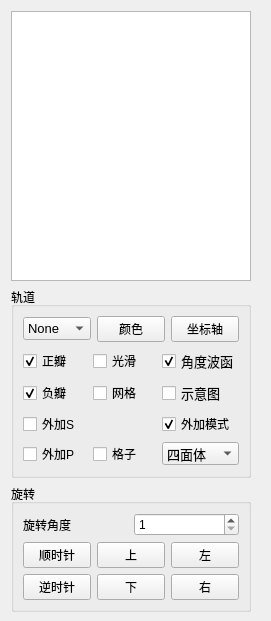
       <widget class="QWidget" name="tab_2">
        <attribute name="title">
         <string>杂化轨道</string>
        </attribute>
        <widget class="QWidget" name="layoutWidget">
         <property name="geometry">
          <rect>
           <x>1</x>
           <y>11</y>
           <width>261</width>
           <height>601</height>
          </rect>
         </property>
         <layout class="QGridLayout" name="gridLayout_11">
          <item row="0" column="0">
           <widget class="OBTree" name="treeWidget_HBAO">
            <property name="sizePolicy">
             <sizepolicy hsizetype="Fixed" vsizetype="Expanding">
              <horstretch>0</horstretch>
              <verstretch>0</verstretch>
             </sizepolicy>
            </property>
            <property name="maximumSize">
             <size>
              <width>240</width>
              <height>16777215</height>
             </size>
            </property>
            <attribute name="headerVisible">
             <bool>false</bool>
            </attribute>
            <column>
             <property name="text">
              <string notr="true">1</string>
             </property>
            </column>
           </widget>
          </item>
          <item row="1" column="0">
           <widget class="QGroupBox" name="groupBox_9">
            <property name="sizePolicy">
             <sizepolicy hsizetype="Preferred" vsizetype="Preferred">
              <horstretch>0</horstretch>
              <verstretch>0</verstretch>
             </sizepolicy>
            </property>
            <property name="maximumSize">
             <size>
              <width>240</width>
              <height>16777215</height>
             </size>
            </property>
            <property name="title">
             <string>轨道</string>
            </property>
            <layout class="QGridLayout" name="gridLayout_16">
             <item row="1" column="0">
              <layout class="QGridLayout" name="gridLayout_17">
               <item row="1" column="0">
                <widget class="QCheckBox" name="checkBox_negLobe">
                 <property name="text">
                  <string>负瓣</string>
                 </property>
                 <property name="checked">
                  <bool>true</bool>
                 </property>
                </widget>
               </item>
               <item row="0" column="1">
                <widget class="QCheckBox" name="checkBox_HOB_smooth">
                 <property name="text">
                  <string>光滑</string>
                 </property>
                </widget>
               </item>
               <item row="1" column="1">
                <widget class="QCheckBox" name="checkBox_HOB_mesh">
                 <property name="text">
                  <string>网格</string>
                 </property>
                </widget>
               </item>
               <item row="0" column="0">
                <widget class="QCheckBox" name="checkBox_posLobe">
                 <property name="text">
                  <string>正瓣</string>
                 </property>
                 <property name="checked">
                  <bool>true</bool>
                 </property>
                </widget>
               </item>
               <item row="2" column="0">
                <widget class="QCheckBox" name="checkBox_Box_ExtraS">
                 <property name="text">
                  <string>外加S</string>
                 </property>
                </widget>
               </item>
               <item row="2" column="3">
                <widget class="QCheckBox" name="checkBox_Box_ExtraMesh">
                 <property name="text">
                  <string>外加模式</string>
                 </property>
                 <property name="checked">
                  <bool>true</bool>
                 </property>
                </widget>
               </item>
               <item row="3" column="1">
                <widget class="QCheckBox" name="checkBox_OutLine">
                 <property name="text">
                  <string>格子</string>
                 </property>
                </widget>
               </item>
               <item row="3" column="3">
                <widget class="QComboBox" name="comboBox_BoxType">
                 <property name="minimumSize">
                  <size>
                   <width>0</width>
                   <height>20</height>
                  </size>
                 </property>
                 <property name="font">
                  <font>
                   <pointsize>10</pointsize>
                  </font>
                 </property>
                 <item>
                  <property name="text">
                   <string>四面体</string>
                  </property>
                 </item>
                 <item>
                  <property name="text">
                   <string>立方体</string>
                  </property>
                 </item>
                 <item>
                  <property name="text">
                   <string>八面体</string>
                  </property>
                 </item>
                 <item>
                  <property name="text">
                   <string>四边形</string>
                  </property>
                 </item>
                </widget>
               </item>
               <item row="0" column="3">
                <widget class="QCheckBox" name="checkBox_HOB_angular">
                 <property name="font">
                  <font>
                   <pointsize>10</pointsize>
                  </font>
                 </property>
                 <property name="text">
                  <string>角度波函</string>
                 </property>
                 <property name="checked">
                  <bool>true</bool>
                 </property>
                </widget>
               </item>
               <item row="1" column="3">
                <widget class="QCheckBox" name="checkBox_HOB_sketch">
                 <property name="font">
                  <font>
                   <pointsize>10</pointsize>
                  </font>
                 </property>
                 <property name="text">
                  <string>示意图</string>
                 </property>
                </widget>
               </item>
               <item row="3" column="0">
                <widget class="QCheckBox" name="checkBox_Box_ExtraP">
                 <property name="text">
                  <string>外加P</string>
                 </property>
                </widget>
               </item>
              </layout>
             </item>
             <item row="0" column="0">
              <layout class="QHBoxLayout" name="horizontalLayout">
               <item>
                <widget class="QComboBox" name="comboBox_HybridizedOrbital">
                 <property name="minimumSize">
                  <size>
                   <width>0</width>
                   <height>20</height>
                  </size>
                 </property>
                 <property name="font">
                  <font>
                   <pointsize>10</pointsize>
                  </font>
                 </property>
                 <item>
                  <property name="text">
                   <string>None</string>
                  </property>
                 </item>
                 <item>
                  <property name="text">
                   <string>SP</string>
                  </property>
                 </item>
                 <item>
                  <property name="text">
                   <string>SP2</string>
                  </property>
                 </item>
                 <item>
                  <property name="text">
                   <string>SP3</string>
                  </property>
                 </item>
                 <item>
                  <property name="text">
                   <string>D2SP</string>
                  </property>
                 </item>
                 <item>
                  <property name="text">
                   <string>DSP3</string>
                  </property>
                 </item>
                 <item>
                  <property name="text">
                   <string>D2SP3</string>
                  </property>
                 </item>
                 <item>
                  <property name="text">
                   <string>S</string>
                  </property>
                 </item>
                 <item>
                  <property name="text">
                   <string>Px</string>
                  </property>
                 </item>
                 <item>
                  <property name="text">
                   <string>Py</string>
                  </property>
                 </item>
                 <item>
                  <property name="text">
                   <string>Pz</string>
                  </property>
                 </item>
                 <item>
                  <property name="text">
                   <string>Dxy</string>
                  </property>
                 </item>
                 <item>
                  <property name="text">
                   <string>Dyz</string>
                  </property>
                 </item>
                 <item>
                  <property name="text">
                   <string>Dxz</string>
                  </property>
                 </item>
                 <item>
                  <property name="text">
                   <string>Dx2-y2</string>
                  </property>
                 </item>
                 <item>
                  <property name="text">
                   <string>Dz2</string>
                  </property>
                 </item>
                </widget>
               </item>
               <item>
                <widget class="QPushButton" name="pushButton_HOB_color">
                 <property name="text">
                  <string>颜色</string>
                 </property>
                </widget>
               </item>
               <item>
                <widget class="QPushButton" name="pushButton_HOB_Axis">
                 <property name="text">
                  <string>坐标轴</string>
                 </property>
                </widget>
               </item>
              </layout>
             </item>
            </layout>
           </widget>
          </item>
          <item row="2" column="0">
           <widget class="QGroupBox" name="groupBox_5">
            <property name="sizePolicy">
             <sizepolicy hsizetype="Preferred" vsizetype="Preferred">
              <horstretch>0</horstretch>
              <verstretch>0</verstretch>
             </sizepolicy>
            </property>
            <property name="maximumSize">
             <size>
              <width>240</width>
              <height>16777215</height>
             </size>
            </property>
            <property name="title">
             <string>旋转</string>
            </property>
            <layout class="QGridLayout" name="gridLayout_12">
             <item row="0" column="0">
              <layout class="QVBoxLayout" name="verticalLayout_3">
               <item>
                <layout class="QHBoxLayout" name="horizontalLayout_6">
                 <item>
                  <widget class="QLabel" name="label">
                   <property name="text">
                    <string>旋转角度</string>
                   </property>
                  </widget>
                 </item>
                 <item>
                  <widget class="QSpinBox" name="spinBox_angle">
                   <property name="minimum">
                    <number>1</number>
                   </property>
                  </widget>
                 </item>
                </layout>
               </item>
               <item>
                <layout class="QGridLayout" name="gridLayout_3">
                 <item row="0" column="2">
                  <widget class="QPushButton" name="pushButton_right">
                   <property name="text">
                    <string>左</string>
                   </property>
                  </widget>
                 </item>
                 <item row="1" column="1">
                  <widget class="QPushButton" name="pushButton_Down">
                   <property name="font">
                    <font>
                     <pointsize>9</pointsize>
                    </font>
                   </property>
                   <property name="text">
                    <string>下</string>
                   </property>
                  </widget>
                 </item>
                 <item row="0" column="0">
                  <widget class="QPushButton" name="pushButton_clockwise">
                   <property name="font">
                    <font>
                     <pointsize>9</pointsize>
                    </font>
                   </property>
                   <property name="text">
                    <string>顺时针</string>
                   </property>
                  </widget>
                 </item>
                 <item row="1" column="0">
                  <widget class="QPushButton" name="pushButton_counterclockwise">
                   <property name="font">
                    <font>
                     <pointsize>9</pointsize>
                    </font>
                   </property>
                   <property name="text">
                    <string>逆时针</string>
                   </property>
                  </widget>
                 </item>
                 <item row="1" column="2">
                  <widget class="QPushButton" name="pushButton_left">
                   <property name="text">
                    <string>右</string>
                   </property>
                  </widget>
                 </item>
                 <item row="0" column="1">
                  <widget class="QPushButton" name="pushButton_Up">
                   <property name="font">
                    <font>
                     <pointsize>9</pointsize>
                    </font>
                   </property>
                   <property name="text">
                    <string>上</string>
                   </property>
                  </widget>
                 </item>
                </layout>
               </item>
              </layout>
             </item>
            </layout>
           </widget>
          </item>
         </layout>
        </widget>
       </widget>
